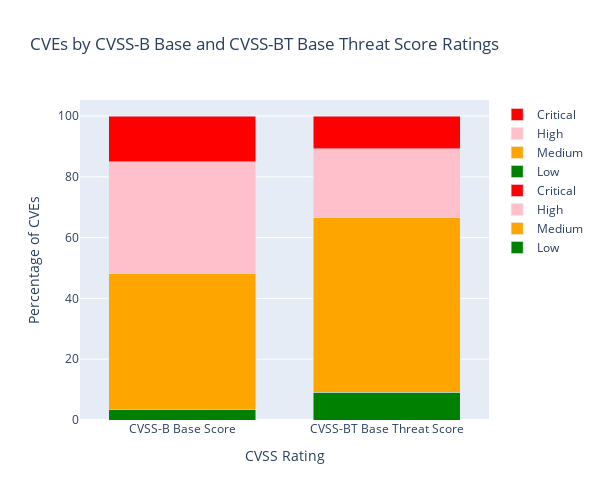

Write notebook code for a chart like this one.
### Markdown cell above
## CVSS Ratings

### Code cell
# Define function to categorize scores
def categorize_score(score):
    if score >= 0.1 and score <= 3.9:
        return 'low'
    elif score >= 4.0 and score <= 6.9:
        return 'medium'
    elif score >= 7.0 and score <= 8.9:
        return 'high'
    elif score >= 9.0 and score <= 10.0:
        return 'critical'
    else:
        return 'invalid'

# Apply categorization to both base_score and cvss-bt_score
df['base_score_category'] = df['base_score'].apply(categorize_score)
df['cvss-bt_score_category'] = df['cvss-bt_score'].apply(categorize_score)

# Count the number of CVEs in each category
base_score_counts = df['base_score_category'].value_counts().reindex(['low', 'medium', 'high', 'critical'], fill_value=0)
cvss_bt_score_counts = df['cvss-bt_score_category'].value_counts().reindex(['low', 'medium', 'high', 'critical'], fill_value=0)

# Calculate percentages
base_score_perc = base_score_counts / base_score_counts.sum() * 100
cvss_bt_score_perc = cvss_bt_score_counts / cvss_bt_score_counts.sum() * 100

# Create traces for base score categories
trace_base_low = go.Bar(
    x=['CVSS-B Base Score'],
    y=[base_score_perc['low']],
    name='Low',
    marker=dict(color='green')
)
trace_base_medium = go.Bar(
    x=['CVSS-B Base Score'],
    y=[base_score_perc['medium']],
    name='Medium',
    marker=dict(color='orange')
)
trace_base_high = go.Bar(
    x=['CVSS-B Base Score'],
    y=[base_score_perc['high']],
    name='High',
    marker=dict(color='pink')
)
trace_base_critical = go.Bar(
    x=['CVSS-B Base Score'],
    y=[base_score_perc['critical']],
    name='Critical',
    marker=dict(color='red')
)

# Create traces for CVSS-BT score categories
trace_cvss_bt_low = go.Bar(
    x=['CVSS-BT Base Threat Score'],
    y=[cvss_bt_score_perc['low']],
    name='Low',
    marker=dict(color='green')
)
trace_cvss_bt_medium = go.Bar(
    x=['CVSS-BT Base Threat Score'],
    y=[cvss_bt_score_perc['medium']],
    name='Medium',
    marker=dict(color='orange')
)
trace_cvss_bt_high = go.Bar(
    x=['CVSS-BT Base Threat Score'],
    y=[cvss_bt_score_perc['high']],
    name='High',
    marker=dict(color='pink')
)
trace_cvss_bt_critical = go.Bar(
    x=['CVSS-BT Base Threat Score'],
    y=[cvss_bt_score_perc['critical']],
    name='Critical',
    marker=dict(color='red')
)

# Layout
layout = go.Layout(
    title='CVEs by CVSS-B Base and CVSS-BT Base Threat Score Ratings',
    xaxis=dict(title='CVSS Rating'),
    yaxis=dict(title='Percentage of CVEs'),
    barmode='stack',
    bargroupgap=0.1,
    bargap=0.2,
    height=500,
    width=600
)

# Create figure
fig = go.Figure(
    data=[trace_base_low, trace_base_medium, trace_base_high, trace_base_critical,
          trace_cvss_bt_low, trace_cvss_bt_medium, trace_cvss_bt_high, trace_cvss_bt_critical],
    layout=layout
)
# Show plot
fig.show()

### Figure 1 — Plotly figure (JSON) as saved in the notebook; plotly's stock layout.template omitted (floating-point values rounded to 4 significant figures)
{"data": [{"marker": {"color": "green"}, "name": "Low", "type": "bar", "x": ["CVSS-B Base Score"], "y": [3.513]}, {"marker": {"color": "orange"}, "name": "Medium", "type": "bar", "x": ["CVSS-B Base Score"], "y": [44.6]}, {"marker": {"color": "pink"}, "name": "High", "type": "bar", "x": ["CVSS-B Base Score"], "y": [36.9]}, {"marker": {"color": "red"}, "name": "Critical", "type": "bar", "x": ["CVSS-B Base Score"], "y": [14.99]}, {"marker": {"color": "green"}, "name": "Low", "type": "bar", "x": ["CVSS-BT Base Threat Score"], "y": [9.209]}, {"marker": {"color": "orange"}, "name": "Medium", "type": "bar", "x": ["CVSS-BT Base Threat Score"], "y": [57.25]}, {"marker": {"color": "pink"}, "name": "High", "type": "bar", "x": ["CVSS-BT Base Threat Score"], "y": [22.74]}, {"marker": {"color": "red"}, "name": "Critical", "type": "bar", "x": ["CVSS-BT Base Threat Score"], "y": [10.81]}], "layout": {"bargap": 0.2, "bargroupgap": 0.1, "barmode": "stack", "height": 500, "title": {"text": "CVEs by CVSS-B Base and CVSS-BT Base Threat Score Ratings"}, "width": 600, "xaxis": {"title": {"text": "CVSS Rating"}}, "yaxis": {"title": {"text": "Percentage of CVEs"}}}}
